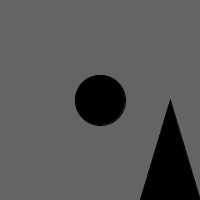
Frame 1 (no input)
Frame 60 (the mouse pressed at the canvas centre just before this capture): identical to frame 1, image omitted
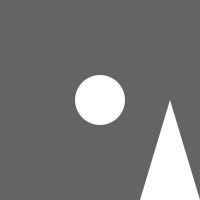
Frame 120 (the mouse held since frame 60 and released just before this capture)

The Processing sketch that drew these frames (run headless with seeded random() and noise(); from frame 60 on, the mouse is pressed at the canvas centre):

// Processing sketch: ex23_2
// ── ex23_2.pde
//Invent three unique shapes that behave differently in relation 
//to the mouse. Each shape’s behavior should change when the mouse 
//is pressed. Relate the form of each shape to its behavior.

void setup() { 
  size(200, 200);
}
void draw() { 
  background(100);
  if (mousePressed == true) {
    fill(255);
  } else {
    fill(0); 
  }
   
   ellipse(100,100,50,50);
   triangle(140,200,170,100,200,200);
  }
  
void mousePressed() {
  noStroke();
  fill(255);
  rect(0, 0, 50, 50);
}
  

  

  
